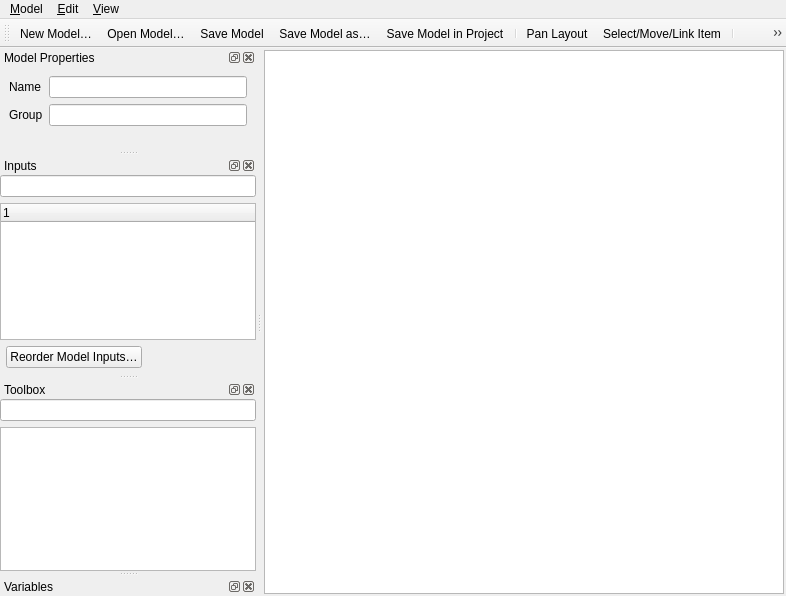
<?xml version="1.0" encoding="UTF-8"?>
<ui version="4.0">
 <class>QgsModelDesignerDialogBase</class>
 <widget class="QMainWindow" name="QgsModelDesignerDialogBase">
  <property name="geometry">
   <rect>
    <x>0</x>
    <y>0</y>
    <width>786</width>
    <height>596</height>
   </rect>
  </property>
  <property name="windowTitle">
   <string>Model Designer</string>
  </property>
  <widget class="QWidget" name="centralwidget">
   <layout class="QVBoxLayout" name="mainLayout">
    <property name="spacing">
     <number>3</number>
    </property>
    <property name="leftMargin">
     <number>2</number>
    </property>
    <property name="topMargin">
     <number>2</number>
    </property>
    <property name="rightMargin">
     <number>2</number>
    </property>
    <property name="bottomMargin">
     <number>2</number>
    </property>
    <item>
     <widget class="QgsModelGraphicsView" name="mView"/>
    </item>
   </layout>
  </widget>
  <widget class="QMenuBar" name="mMenu">
   <property name="geometry">
    <rect>
     <x>0</x>
     <y>0</y>
     <width>786</width>
     <height>23</height>
    </rect>
   </property>
   <widget class="QMenu" name="menu_Model">
    <property name="title">
     <string>&amp;Model</string>
    </property>
    <widget class="QMenu" name="menuExport">
     <property name="title">
      <string>Export</string>
     </property>
     <addaction name="mActionExportImage"/>
     <addaction name="mActionExportPdf"/>
     <addaction name="mActionExportSvg"/>
     <addaction name="separator"/>
     <addaction name="mActionExportPython"/>
    </widget>
    <addaction name="mActionValidate"/>
    <addaction name="mActionRun"/>
    <addaction name="mActionRunSelectedSteps"/>
    <addaction name="separator"/>
    <addaction name="mActionReorderInputs"/>
    <addaction name="mActionReorderOutputs"/>
    <addaction name="separator"/>
    <addaction name="mActionNew"/>
    <addaction name="mActionOpen"/>
    <addaction name="mActionSave"/>
    <addaction name="mActionSaveAs"/>
    <addaction name="mActionSaveInProject"/>
    <addaction name="mActionEditHelp"/>
    <addaction name="separator"/>
    <addaction name="menuExport"/>
    <addaction name="separator"/>
    <addaction name="mActionClose"/>
   </widget>
   <widget class="QMenu" name="mMenuView">
    <property name="title">
     <string>&amp;View</string>
    </property>
    <addaction name="mActionZoomIn"/>
    <addaction name="mActionZoomOut"/>
    <addaction name="mActionZoomActual"/>
    <addaction name="mActionZoomToItems"/>
    <addaction name="separator"/>
    <addaction name="mActionShowComments"/>
    <addaction name="mActionShowFeatureCount"/>
    <addaction name="separator"/>
    <addaction name="mActionSnappingEnabled"/>
    <addaction name="separator"/>
    <addaction name="mActionHidePanels"/>
   </widget>
   <widget class="QMenu" name="mMenuEdit">
    <property name="title">
     <string>&amp;Edit</string>
    </property>
    <addaction name="mActionSelectAll"/>
    <addaction name="mActionSnapSelected"/>
    <addaction name="separator"/>
    <addaction name="mActionDeleteComponents"/>
    <addaction name="separator"/>
    <addaction name="mActionAddGroupBox"/>
   </widget>
   <addaction name="menu_Model"/>
   <addaction name="mMenuEdit"/>
   <addaction name="mMenuView"/>
  </widget>
  <widget class="QToolBar" name="mToolbar">
   <property name="windowTitle">
    <string>Navigation</string>
   </property>
   <attribute name="toolBarArea">
    <enum>TopToolBarArea</enum>
   </attribute>
   <attribute name="toolBarBreak">
    <bool>false</bool>
   </attribute>
   <addaction name="mActionNew"/>
   <addaction name="mActionOpen"/>
   <addaction name="mActionSave"/>
   <addaction name="mActionSaveAs"/>
   <addaction name="mActionSaveInProject"/>
   <addaction name="separator"/>
   <addaction name="mActionPan"/>
   <addaction name="mActionSelectMoveItem"/>
   <addaction name="separator"/>
   <addaction name="mActionZoomIn"/>
   <addaction name="mActionZoomOut"/>
   <addaction name="mActionZoomActual"/>
   <addaction name="mActionZoomToItems"/>
   <addaction name="separator"/>
   <addaction name="mActionExportImage"/>
   <addaction name="mActionExportPdf"/>
   <addaction name="mActionExportSvg"/>
   <addaction name="separator"/>
   <addaction name="mActionEditHelp"/>
   <addaction name="separator"/>
   <addaction name="mActionRun"/>
  </widget>
  <widget class="QgsDockWidget" name="mPropertiesDock">
   <property name="windowTitle">
    <string>Model Properties</string>
   </property>
   <attribute name="dockWidgetArea">
    <number>1</number>
   </attribute>
   <widget class="QWidget" name="dockWidgetContents">
    <layout class="QVBoxLayout" name="verticalLayout">
     <property name="leftMargin">
      <number>0</number>
     </property>
     <property name="topMargin">
      <number>0</number>
     </property>
     <property name="rightMargin">
      <number>0</number>
     </property>
     <property name="bottomMargin">
      <number>0</number>
     </property>
     <item>
      <widget class="QgsScrollArea" name="scrollArea">
       <property name="frameShape">
        <enum>QFrame::Shape::NoFrame</enum>
       </property>
       <property name="frameShadow">
        <enum>QFrame::Shadow::Plain</enum>
       </property>
       <property name="widgetResizable">
        <bool>true</bool>
       </property>
       <widget class="QWidget" name="scrollAreaWidgetContents">
        <property name="geometry">
         <rect>
          <x>0</x>
          <y>0</y>
          <width>256</width>
          <height>91</height>
         </rect>
        </property>
        <layout class="QGridLayout" name="gridLayout">
         <item row="0" column="1">
          <widget class="QLineEdit" name="mNameEdit">
           <property name="toolTip">
            <string>Enter model name here</string>
           </property>
          </widget>
         </item>
         <item row="0" column="0">
          <widget class="QLabel" name="label">
           <property name="text">
            <string>Name</string>
           </property>
          </widget>
         </item>
         <item row="1" column="0">
          <widget class="QLabel" name="label_2">
           <property name="text">
            <string>Group</string>
           </property>
          </widget>
         </item>
         <item row="1" column="1">
          <widget class="QLineEdit" name="mGroupEdit">
           <property name="toolTip">
            <string>Enter group name here</string>
           </property>
          </widget>
         </item>
         <item row="2" column="1">
          <spacer name="verticalSpacer">
           <property name="orientation">
            <enum>Qt::Orientation::Vertical</enum>
           </property>
           <property name="sizeHint" stdset="0">
            <size>
             <width>20</width>
             <height>40</height>
            </size>
           </property>
          </spacer>
         </item>
        </layout>
       </widget>
      </widget>
     </item>
    </layout>
   </widget>
  </widget>
  <widget class="QgsDockWidget" name="mInputsDock">
   <property name="windowTitle">
    <string>Inputs</string>
   </property>
   <attribute name="dockWidgetArea">
    <number>1</number>
   </attribute>
   <widget class="QWidget" name="dockWidgetContents_2">
    <layout class="QVBoxLayout" name="verticalLayout_2">
     <property name="leftMargin">
      <number>0</number>
     </property>
     <property name="topMargin">
      <number>0</number>
     </property>
     <property name="rightMargin">
      <number>0</number>
     </property>
     <property name="bottomMargin">
      <number>0</number>
     </property>
     <item>
      <widget class="QgsScrollArea" name="mInputsScrollArea">
       <property name="frameShape">
        <enum>QFrame::Shape::NoFrame</enum>
       </property>
       <property name="frameShadow">
        <enum>QFrame::Shadow::Plain</enum>
       </property>
       <property name="widgetResizable">
        <bool>true</bool>
       </property>
       <widget class="QWidget" name="scrollAreaWidgetContents_2">
        <property name="geometry">
         <rect>
          <x>0</x>
          <y>0</y>
          <width>256</width>
          <height>175</height>
         </rect>
        </property>
        <layout class="QVBoxLayout" name="verticalLayout_6">
         <property name="leftMargin">
          <number>0</number>
         </property>
         <property name="topMargin">
          <number>0</number>
         </property>
         <property name="rightMargin">
          <number>0</number>
         </property>
         <property name="bottomMargin">
          <number>0</number>
         </property>
         <item>
          <widget class="QgsFilterLineEdit" name="mInputsSearchEdit">
           <property name="toolTip">
            <string>Enter parameter name to filter list</string>
           </property>
          </widget>
         </item>
         <item>
          <widget class="QgsModelDesignerInputsTreeWidget" name="mInputsTreeWidget">
           <column>
            <property name="text">
             <string notr="true">1</string>
            </property>
           </column>
          </widget>
         </item>
         <item>
          <layout class="QHBoxLayout" name="horizontalLayout">
           <property name="leftMargin">
            <number>6</number>
           </property>
           <property name="topMargin">
            <number>0</number>
           </property>
           <property name="bottomMargin">
            <number>6</number>
           </property>
           <item>
            <widget class="QPushButton" name="mReorderInputsButton">
             <property name="text">
              <string>Reorder Model Inputs…</string>
             </property>
            </widget>
           </item>
           <item>
            <spacer name="horizontalSpacer">
             <property name="orientation">
              <enum>Qt::Orientation::Horizontal</enum>
             </property>
             <property name="sizeHint" stdset="0">
              <size>
               <width>40</width>
               <height>20</height>
              </size>
             </property>
            </spacer>
           </item>
          </layout>
         </item>
        </layout>
       </widget>
      </widget>
     </item>
    </layout>
   </widget>
  </widget>
  <widget class="QgsDockWidget" name="mAlgorithmsDock">
   <property name="windowTitle">
    <string>Toolbox</string>
   </property>
   <attribute name="dockWidgetArea">
    <number>1</number>
   </attribute>
   <widget class="QWidget" name="dockWidgetContents_3">
    <layout class="QVBoxLayout" name="verticalLayout_3">
     <property name="leftMargin">
      <number>0</number>
     </property>
     <property name="topMargin">
      <number>0</number>
     </property>
     <property name="rightMargin">
      <number>0</number>
     </property>
     <property name="bottomMargin">
      <number>0</number>
     </property>
     <item>
      <widget class="QgsScrollArea" name="scrollArea_2">
       <property name="frameShape">
        <enum>QFrame::Shape::NoFrame</enum>
       </property>
       <property name="frameShadow">
        <enum>QFrame::Shadow::Plain</enum>
       </property>
       <property name="widgetResizable">
        <bool>true</bool>
       </property>
       <widget class="QWidget" name="scrollAreaWidgetContents_3">
        <property name="geometry">
         <rect>
          <x>0</x>
          <y>0</y>
          <width>256</width>
          <height>169</height>
         </rect>
        </property>
        <layout class="QVBoxLayout" name="verticalLayout_4">
         <property name="leftMargin">
          <number>0</number>
         </property>
         <property name="topMargin">
          <number>0</number>
         </property>
         <property name="rightMargin">
          <number>0</number>
         </property>
         <property name="bottomMargin">
          <number>0</number>
         </property>
         <item>
          <widget class="QgsFilterLineEdit" name="mToolboxSearchEdit">
           <property name="toolTip">
            <string>Enter algorithm name to filter list</string>
           </property>
          </widget>
         </item>
         <item>
          <widget class="QgsProcessingToolboxTreeView" name="mToolboxTree">
           <property name="alternatingRowColors">
            <bool>true</bool>
           </property>
          </widget>
         </item>
        </layout>
       </widget>
      </widget>
     </item>
    </layout>
   </widget>
  </widget>
  <widget class="QgsDockWidget" name="mVariablesDock">
   <property name="windowTitle">
    <string>Variables</string>
   </property>
   <attribute name="dockWidgetArea">
    <number>1</number>
   </attribute>
   <widget class="QWidget" name="dockWidgetContents_4">
    <layout class="QVBoxLayout" name="verticalLayout_5">
     <property name="leftMargin">
      <number>0</number>
     </property>
     <property name="topMargin">
      <number>0</number>
     </property>
     <property name="rightMargin">
      <number>0</number>
     </property>
     <property name="bottomMargin">
      <number>0</number>
     </property>
     <item>
      <widget class="QgsVariableEditorWidget" name="mVariablesEditor" native="true"/>
     </item>
    </layout>
   </widget>
  </widget>
  <action name="mActionOpen">
   <property name="icon">
    <iconset resource="../../../images/images.qrc">
     <normaloff>:/images/themes/default/mActionFileOpen.svg</normaloff>:/images/themes/default/mActionFileOpen.svg</iconset>
   </property>
   <property name="text">
    <string>Open Model…</string>
   </property>
   <property name="toolTip">
    <string>Open model</string>
   </property>
   <property name="shortcut">
    <string>Ctrl+O</string>
   </property>
  </action>
  <action name="mActionSave">
   <property name="icon">
    <iconset resource="../../../images/images.qrc">
     <normaloff>:/images/themes/default/mActionFileSave.svg</normaloff>:/images/themes/default/mActionFileSave.svg</iconset>
   </property>
   <property name="text">
    <string>Save Model</string>
   </property>
   <property name="toolTip">
    <string>Save model</string>
   </property>
   <property name="shortcut">
    <string>Ctrl+S</string>
   </property>
  </action>
  <action name="mActionSaveAs">
   <property name="icon">
    <iconset resource="../../../images/images.qrc">
     <normaloff>:/images/themes/default/mActionFileSaveAs.svg</normaloff>:/images/themes/default/mActionFileSaveAs.svg</iconset>
   </property>
   <property name="text">
    <string>Save Model as…</string>
   </property>
   <property name="toolTip">
    <string>Save model as</string>
   </property>
   <property name="shortcut">
    <string>Ctrl+Shift+S</string>
   </property>
  </action>
  <action name="mActionZoomActual">
   <property name="icon">
    <iconset resource="../../../images/images.qrc">
     <normaloff>:/images/themes/default/mActionZoomActual.svg</normaloff>:/images/themes/default/mActionZoomActual.svg</iconset>
   </property>
   <property name="text">
    <string>Zoom to &amp;100%</string>
   </property>
   <property name="toolTip">
    <string>Zoom to 100%</string>
   </property>
   <property name="shortcut">
    <string>Ctrl+1</string>
   </property>
  </action>
  <action name="mActionZoomIn">
   <property name="icon">
    <iconset resource="../../../images/images.qrc">
     <normaloff>:/images/themes/default/mActionZoomIn.svg</normaloff>:/images/themes/default/mActionZoomIn.svg</iconset>
   </property>
   <property name="text">
    <string>Zoom In</string>
   </property>
   <property name="toolTip">
    <string>Zoom in</string>
   </property>
   <property name="shortcut">
    <string>Ctrl++</string>
   </property>
  </action>
  <action name="mActionZoomOut">
   <property name="icon">
    <iconset resource="../../../images/images.qrc">
     <normaloff>:/images/themes/default/mActionZoomOut.svg</normaloff>:/images/themes/default/mActionZoomOut.svg</iconset>
   </property>
   <property name="text">
    <string>Zoom Out</string>
   </property>
   <property name="toolTip">
    <string>Zoom out</string>
   </property>
   <property name="shortcut">
    <string>Ctrl+-</string>
   </property>
  </action>
  <action name="mActionExportImage">
   <property name="icon">
    <iconset resource="../../../images/images.qrc">
     <normaloff>:/images/themes/default/mActionSaveMapAsImage.svg</normaloff>:/images/themes/default/mActionSaveMapAsImage.svg</iconset>
   </property>
   <property name="text">
    <string>Export as Image…</string>
   </property>
   <property name="toolTip">
    <string>Export as image</string>
   </property>
  </action>
  <action name="mActionZoomToItems">
   <property name="icon">
    <iconset resource="../../../images/images.qrc">
     <normaloff>:/images/themes/default/mActionZoomFullExtent.svg</normaloff>:/images/themes/default/mActionZoomFullExtent.svg</iconset>
   </property>
   <property name="text">
    <string>Zoom Full</string>
   </property>
   <property name="toolTip">
    <string>Zoom full</string>
   </property>
   <property name="shortcut">
    <string>Ctrl+0</string>
   </property>
  </action>
  <action name="mActionExportPdf">
   <property name="icon">
    <iconset resource="../../../images/images.qrc">
     <normaloff>:/images/themes/default/mActionSaveAsPDF.svg</normaloff>:/images/themes/default/mActionSaveAsPDF.svg</iconset>
   </property>
   <property name="text">
    <string>Export as PDF…</string>
   </property>
   <property name="toolTip">
    <string>Export as PDF</string>
   </property>
  </action>
  <action name="mActionExportSvg">
   <property name="icon">
    <iconset resource="../../../images/images.qrc">
     <normaloff>:/images/themes/default/mActionSaveAsSVG.svg</normaloff>:/images/themes/default/mActionSaveAsSVG.svg</iconset>
   </property>
   <property name="text">
    <string>Export as SVG…</string>
   </property>
   <property name="toolTip">
    <string>Export as SVG</string>
   </property>
  </action>
  <action name="mActionExportPython">
   <property name="icon">
    <iconset resource="../../../images/images.qrc">
     <normaloff>:/images/themes/default/mActionSaveAsPython.svg</normaloff>:/images/themes/default/mActionSaveAsPython.svg</iconset>
   </property>
   <property name="text">
    <string>Export as Python Script…</string>
   </property>
   <property name="toolTip">
    <string>Export as Python Script</string>
   </property>
  </action>
  <action name="mActionEditHelp">
   <property name="icon">
    <iconset resource="../../../images/images.qrc">
     <normaloff>:/images/themes/default/mActionEditHelpContent.svg</normaloff>:/images/themes/default/mActionEditHelpContent.svg</iconset>
   </property>
   <property name="text">
    <string>Edit Model Help…</string>
   </property>
   <property name="toolTip">
    <string>Edit model help</string>
   </property>
  </action>
  <action name="mActionRun">
   <property name="icon">
    <iconset resource="../../../images/images.qrc">
     <normaloff>:/images/themes/default/mActionStart.svg</normaloff>:/images/themes/default/mActionStart.svg</iconset>
   </property>
   <property name="text">
    <string>Run Model…</string>
   </property>
   <property name="toolTip">
    <string>Run model</string>
   </property>
   <property name="shortcut">
    <string>F5</string>
   </property>
  </action>
  <action name="mActionSaveInProject">
   <property name="icon">
    <iconset resource="../../../images/images.qrc">
     <normaloff>:/images/themes/default/mAddToProject.svg</normaloff>:/images/themes/default/mAddToProject.svg</iconset>
   </property>
   <property name="text">
    <string>Save Model in Project</string>
   </property>
   <property name="toolTip">
    <string>Save model in project</string>
   </property>
  </action>
  <action name="mActionClose">
   <property name="text">
    <string>Close</string>
   </property>
  </action>
  <action name="mActionShowComments">
   <property name="checkable">
    <bool>true</bool>
   </property>
   <property name="text">
    <string>Show Comments</string>
   </property>
  </action>
  <action name="mActionExportAsScriptAlgorithm">
   <property name="icon">
    <iconset resource="../../../images/images.qrc">
     <normaloff>:/images/themes/default/mActionSaveAsPython.svg</normaloff>:/images/themes/default/mActionSaveAsPython.svg</iconset>
   </property>
   <property name="text">
    <string>Export as Script Algorithm…</string>
   </property>
  </action>
  <action name="mActionDeleteComponents">
   <property name="icon">
    <iconset resource="../../../images/images.qrc">
     <normaloff>:/images/themes/default/mActionDeleteSelected.svg</normaloff>:/images/themes/default/mActionDeleteSelected.svg</iconset>
   </property>
   <property name="text">
    <string>Delete Selected Components</string>
   </property>
   <property name="toolTip">
    <string>Delete selected model components</string>
   </property>
   <property name="shortcut">
    <string>Del</string>
   </property>
  </action>
  <action name="mActionSnappingEnabled">
   <property name="checkable">
    <bool>true</bool>
   </property>
   <property name="text">
    <string>Enable Snapping</string>
   </property>
  </action>
  <action name="mActionSnapSelected">
   <property name="text">
    <string>Snap Selected Components to Grid</string>
   </property>
  </action>
  <action name="mActionSelectAll">
   <property name="icon">
    <iconset resource="../../../images/images.qrc">
     <normaloff>:/images/themes/default/mActionSelectAll.svg</normaloff>:/images/themes/default/mActionSelectAll.svg</iconset>
   </property>
   <property name="text">
    <string>Select All</string>
   </property>
   <property name="shortcut">
    <string>Ctrl+A</string>
   </property>
  </action>
  <action name="mActionAddGroupBox">
   <property name="text">
    <string>Add Group Box</string>
   </property>
  </action>
  <action name="mActionValidate">
   <property name="icon">
    <iconset resource="../../../images/images.qrc">
     <normaloff>:/images/themes/default/mIconSuccess.svg</normaloff>:/images/themes/default/mIconSuccess.svg</iconset>
   </property>
   <property name="text">
    <string>Validate Model</string>
   </property>
  </action>
  <action name="mActionReorderInputs">
   <property name="text">
    <string>Reorder Model Inputs…</string>
   </property>
  </action>
  <action name="mActionHidePanels">
   <property name="checkable">
    <bool>true</bool>
   </property>
   <property name="text">
    <string>Toggle Panel &amp;Visibility</string>
   </property>
   <property name="shortcut">
    <string>Ctrl+Tab</string>
   </property>
  </action>
  <action name="mActionPan">
   <property name="checkable">
    <bool>true</bool>
   </property>
   <property name="icon">
    <iconset resource="../../../images/images.qrc">
     <normaloff>:/images/themes/default/mActionPan.svg</normaloff>:/images/themes/default/mActionPan.svg</iconset>
   </property>
   <property name="text">
    <string>Pan Layout</string>
   </property>
   <property name="shortcut">
    <string>P</string>
   </property>
  </action>
  <action name="mActionSelectMoveItem">
   <property name="checkable">
    <bool>true</bool>
   </property>
   <property name="icon">
    <iconset resource="../../../images/images.qrc">
     <normaloff>:/images/themes/default/mActionSelect.svg</normaloff>:/images/themes/default/mActionSelect.svg</iconset>
   </property>
   <property name="text">
    <string>Select/Move/Link Item</string>
   </property>
   <property name="toolTip">
    <string>Select/Move/link item</string>
   </property>
   <property name="shortcut">
    <string>V</string>
   </property>
  </action>
  <action name="mActionNew">
   <property name="icon">
    <iconset resource="../../../images/images.qrc">
     <normaloff>:/images/themes/default/mActionFileNew.svg</normaloff>:/images/themes/default/mActionFileNew.svg</iconset>
   </property>
   <property name="text">
    <string>New Model…</string>
   </property>
  </action>
  <action name="mActionReorderOutputs">
   <property name="text">
    <string>Reorder Output Layers...</string>
   </property>
   <property name="toolTip">
    <string>Sets the order for adding layers generated by the model to projects</string>
   </property>
  </action>
  <action name="mActionRunSelectedSteps">
   <property name="icon">
    <iconset resource="../../../images/images.qrc">
     <normaloff>:/images/themes/default/mActionRunSelected.svg</normaloff>:/images/themes/default/mActionRunSelected.svg</iconset>
   </property>
   <property name="text">
    <string>Run Selected Steps…</string>
   </property>
   <property name="toolTip">
    <string>Run only the selected steps in the model</string>
   </property>
   <property name="shortcut">
    <string>Shift+F5</string>
   </property>
  </action>
  <action name="mActionShowFeatureCount">
   <property name="checkable">
    <bool>true</bool>
   </property>
   <property name="checked">
    <bool>true</bool>
   </property>
   <property name="text">
    <string>Show Feature Count</string>
   </property>
  </action>
 </widget>
 <customwidgets>
  <customwidget>
   <class>QgsModelGraphicsView</class>
   <extends>QGraphicsView</extends>
   <header>qgsmodelgraphicsview.h</header>
  </customwidget>
  <customwidget>
   <class>QgsFilterLineEdit</class>
   <extends>QLineEdit</extends>
   <header>qgsfilterlineedit.h</header>
  </customwidget>
  <customwidget>
   <class>QgsProcessingToolboxTreeView</class>
   <extends>QTreeView</extends>
   <header>qgsprocessingtoolboxtreeview.h</header>
  </customwidget>
  <customwidget>
   <class>QgsVariableEditorWidget</class>
   <extends>QWidget</extends>
   <header>qgsvariableeditorwidget.h</header>
   <container>1</container>
  </customwidget>
  <customwidget>
   <class>QgsDockWidget</class>
   <extends>QDockWidget</extends>
   <header>qgsdockwidget.h</header>
   <container>1</container>
  </customwidget>
  <customwidget>
   <class>QgsScrollArea</class>
   <extends>QScrollArea</extends>
   <header>qgsscrollarea.h</header>
   <container>1</container>
  </customwidget>
  <customwidget>
   <class>QgsModelDesignerInputsTreeWidget</class>
   <extends>QTreeWidget</extends>
   <header>qgsmodeldesignerinputstreewidget.h</header>
  </customwidget>
 </customwidgets>
 <resources>
  <include location="../../../images/images.qrc"/>
 </resources>
 <connections/>
</ui>
